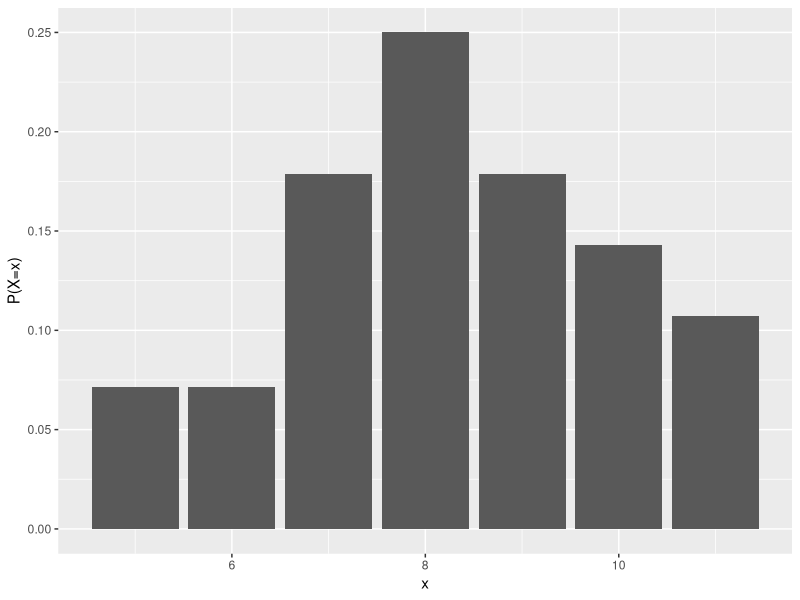

Generate this figure with R:
## ---- chunk 1
#| echo: false
#| eval: true

library(ggplot2)
x <- 5:11
tops <- c(2,2,5,7,5,4,3)/28
ggplot(mapping = aes(x = x, y = tops)) + 
  geom_col() + 
  labs(x = 'x', y = 'P(X=x)')
